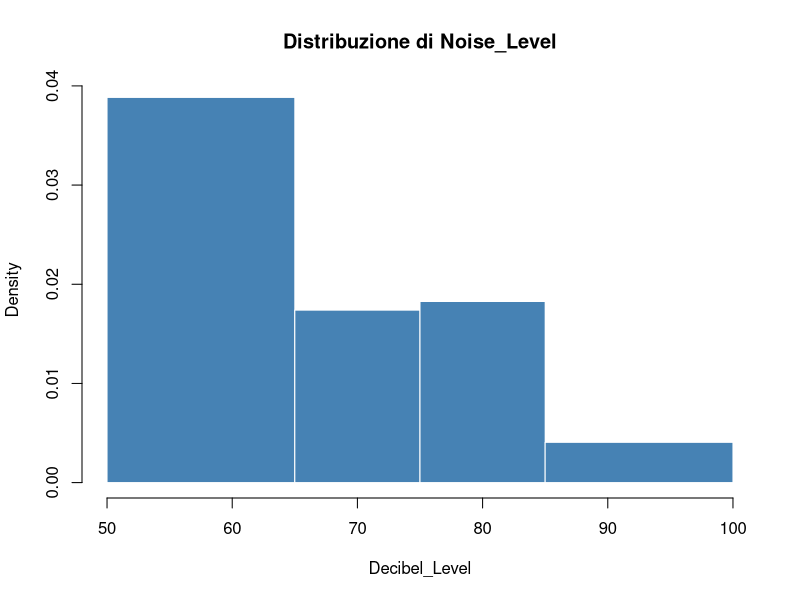
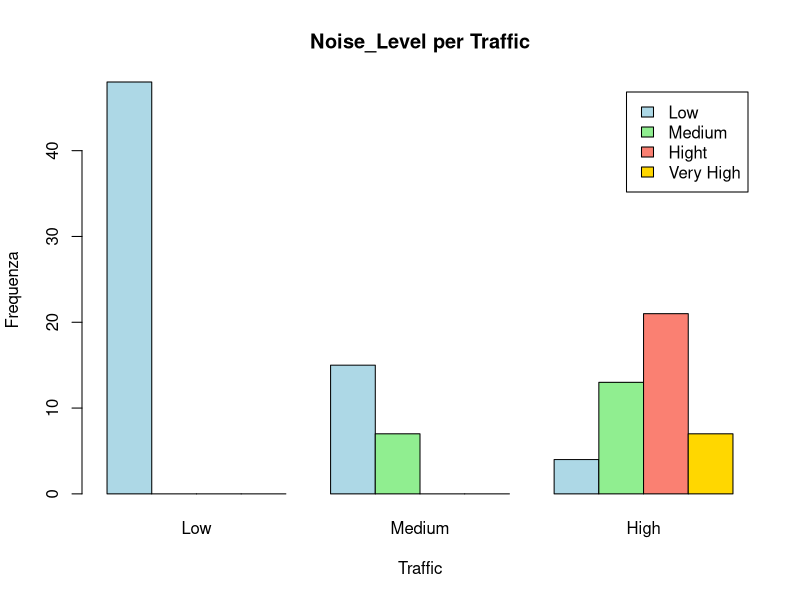
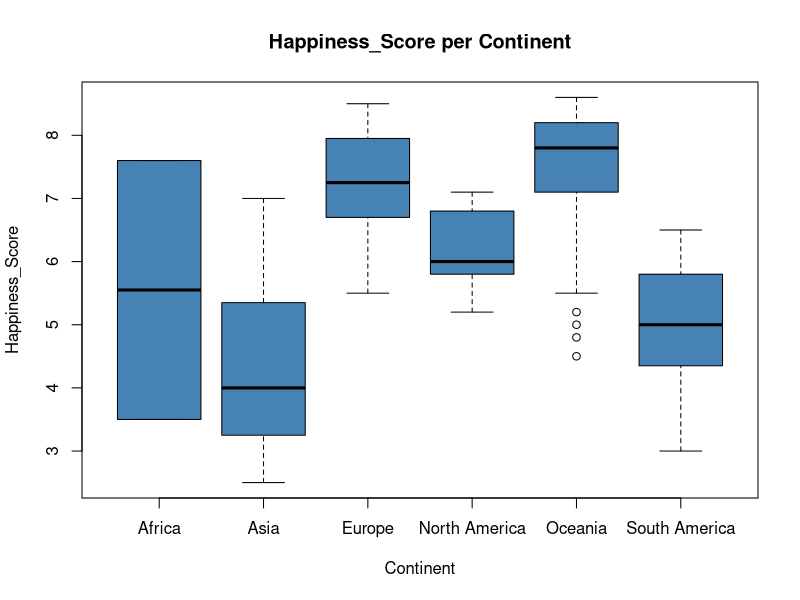
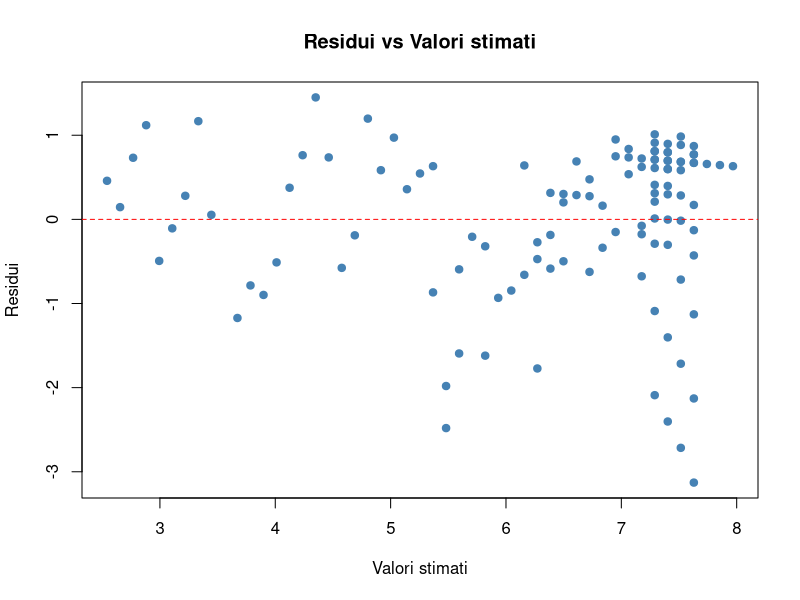
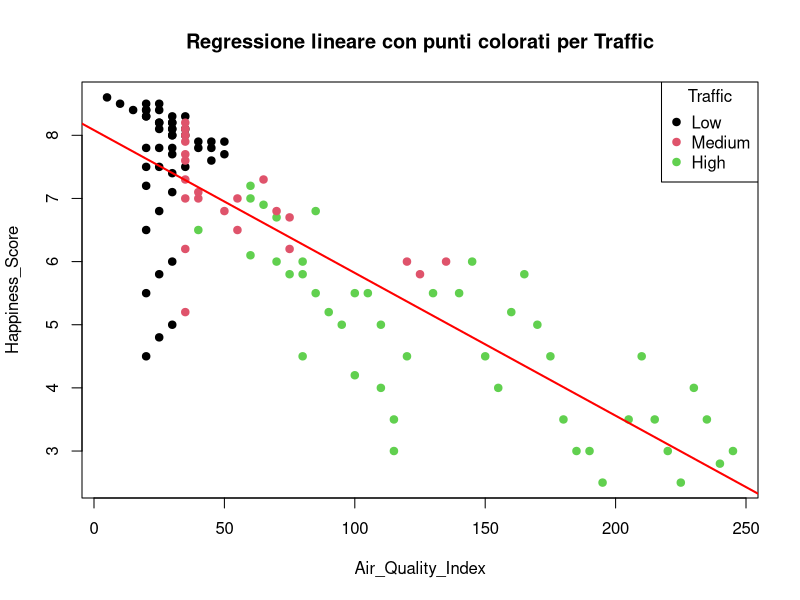
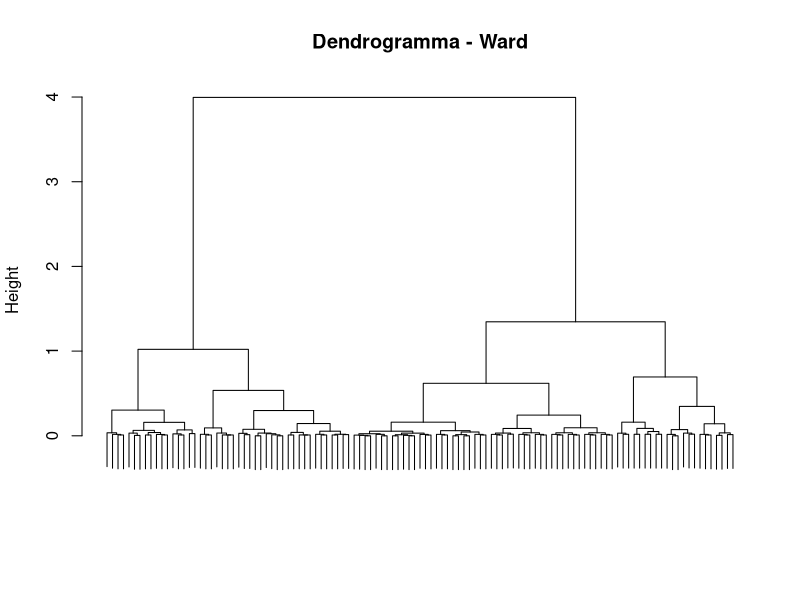

Write the R code that produced these figures, in order.
## ---- chunk 1
# Carico il dataset
dati <- read.csv("datiA.csv")

# Converto -99.00 in NA
dati[dati == -99.00] <- NA

# Controllo NA per variabile
colSums(is.na(dati))

# Rimuovo le righe con NA
dati_clean <- na.omit(dati)

# Seleziono solo anno 2024
dati_2024 <- dati_clean[dati_clean$Year == 2024, ]

# Struttura e dimensione
str(dati_2024)
dim(dati_2024)

## ---- chunk 2
# creazione della variabile Noise_level
dati_2024$Noise_Level <- cut(
  dati_2024$Decibel_Level,
  breaks = c(50, 65, 75, 85, 100),
  right = FALSE,
  labels = c("Low", "Medium", "Hight", "Very High")
)

# Frequenze assolute e relative
freq_ass <- table(dati_2024$Noise_Level)
freq_ass
freq_rel <- prop.table(freq_ass)
freq_ass

# Istogramma
hist(dati_2024$Decibel_Level,
     breaks = c(50, 65, 75, 85, 100),
     right = FALSE,
     main = "Distribuzione di Noise_Level",
     xlab = "Decibel_Level",
     col = "steelblue",
     border = "white")
## ---- chunk 3
# Creo la variabile Traffic accorpando High e Very High
dati_2024$Traffic <- factor(
  dati_2024$Traffic_Density,
  levels = c("Low", "Medium", "High", "Very High"),
  labels = c("Low", "Medium", "High", "High")
)

# Verifico l'ordinamento
levels(dati_2024$Traffic)

# Tabella di contingenxza Noise_Level vs Traffic
tab <- table(dati_2024$Noise_Level, dati_2024$Traffic)
tab

# Grafico a barre affiancate per confrontare le distribuzioni
barplot(tab,
        beside = TRUE,
        legend = TRUE,
        col = c("lightblue", "lightgreen", "salmon", "gold"),
        main = "Noise_Level per Traffic",
        xlab = "Traffic",
        ylab = "Frequenza")

# Calcolo V di Cramer 
chi2 <- chisq.test(tab)$statistic
n <- sum(tab)
k <- min(dim(tab))
V_cramer <- sqrt(chi2 / (n * (k - 1)))
V_cramer

## ---- chunk 4
# Verifica iniziale
table(dati_2024$Continent, dati_2024$Noise_Level)

# Seleziono le osservazioni per Continent = "Europe" e Noise_Level = "Low"
sottoinsieme <- dati_2024[dati_2024$Continent == "Europe" & dati_2024$Noise_Level == "Low", ]

# Mediane
sapply(sottoinsieme[, c("Happiness_Score", "Air_Quality_Index")], median, na.rm = TRUE)

## ---- chunk 5
# Boxplot di Happiness_Score per Continent
boxplot(Happiness_Score ~ Continent,
        data = dati_2024,
        col = "steelblue",
        main = "Happiness_Score per Continent",
        xlab = "Continent",
        ylab = "Happiness_Score")

# Calcolo medie per Continent
tapply(dati_2024$Happiness_Score, dati_2024$Continent, mean)

# Escludo North America, Oceania e Europe
dati_ridotti <- dati_2024[!dati_2024$Continent %in% c("North America", "Oceania", "Europe"), ]

# Nuove medie
tapply(dati_ridotti$Happiness_Score, dati_ridotti$Continent, mean)

# ANOVA per confrontare le medie (opzionale)
summary(aov(Happiness_Score ~ Continent, data = dati_2024))
summary(aov(Happiness_Score ~ Continent, data = dati_ridotti))
## ---- chunk 6
# Modello di regressione lineare semplice
mod6 <- lm(Happiness_Score ~ Air_Quality_Index, data = dati_2024)
summary(mod6)

## ---- chunk 7
# Coefficiente di correlazione
correlazione <- cor(dati_2024$Air_Quality_Index, dati_2024$Happiness_Score)
correlazione

# R^2 come quadrato della correlazione
R2_da_cor <- correlazione^2
R2_da_cor

# R^2 dal modello
summary(mod6)$r.squared

## ---- chunk 8
# Grafico dei residui vs valori stimati
plot(fitted(mod6), residuals(mod6),
     xlab = "Valori stimati",
     ylab = "Residui",
     main = "Residui vs Valori stimati",
     pch = 19,
     col = "steelblue")
abline(h = 0, col = "red", lty = 2)

# Identifico le osservazioni con residuo minore di -2
residui <- residuals(mod6)
indici <- which(residui < -2)
dati_2024[indici, c("City", "Continent", "Happiness_Score", "Air_Quality_Index")]
## ---- chunk 9
# Scatterplot con retta di regressione e colori per Traffic
plot(dati_2024$Air_Quality_Index, 
     dati_2024$Happiness_Score,
     col = as.numeric(dati_2024$Traffic),
     pch = 19,
     xlab = "Air_Quality_Index",
     ylab = "Happiness_Score",
     main = "Regressione lineare con punti colorati per Traffic")

# Aggiungo la retta di regressione
abline(mod6, col = "red", lwd = 2)

# Legenda
legend("topright",
       legend = levels(dati_2024$Traffic),
       col = 1:length(levels(dati_2024$Traffic)),
       pch = 19,
       title = "Traffic")

## ---- chunk 10
# Modello con Air_Quality_Index e il suo quadrato
mod6.4 <- lm(Happiness_Score ~ Air_Quality_Index + I(Air_Quality_Index^2), data = dati_2024)
summary(mod6.4)

# R^2 del modello al punto 6
summary(mod6)$r.squared

# R^2 del modello al punto 6.4
summary(mod6.4)$r.squared

# Verifica affermazione a
R2_diff <- summary(mod6.4)$r.squared - summary(mod6)$r.squared
R2_diff

# Verifica affermazione b (coefficiente di Air_Quality_Index)
coef(mod6.4)[2]

# Verifica affermazione c (predizione per AQI = 5)
predict(mod6.4, newdata = data.frame(Air_Quality_Index = 5))

# Verifica affermazione d (asimmetria dei residui)
library(e1071)
skewness(residuals(mod6.4))

## ---- chunk 11

# Preparo i dati per il clustering (variabili miste)
library(cluster)

# Creo un subset con le variabili da utilizzare
dati_cluster <- dati_2024[, c("Green_Space_Area", "Air_Quality_Index", "Noise_Level", "Traffic")]

# Converto le variabili qualitative in factor
dati_cluster$Noise_Level <- factor(dati_cluster$Noise_Level, 
                                   levels = c("Low", "Medium", "Hight", "Very High"),
                                   ordered = TRUE)
dati_cluster$Traffic <- factor(dati_cluster$Traffic, 
                               levels = c("Low", "Medium", "High"),
                               ordered = TRUE)

# Matrice di dissimilarità con Gower (per dati misti)
gower_dist <- daisy(dati_cluster, metric = "gower")

# Clustering gerarchico con metodo di Ward
hc_ward <- hclust(gower_dist, method = "ward.D2")

# Dendrogramma
plot(hc_ward, labels = FALSE, main = "Dendrogramma - Ward", xlab = "", sub = "")

# Taglio per ottenere 2 cluster
clusters <- cutree(hc_ward, k = 2)
table(clusters)

# Aggiungo i cluster al dataset
dati_2024$cluster_ward <- clusters

# Analisi dei cluster
# 1. Distribuzione di Traffic per cluster
table(dati_2024$Traffic, dati_2024$cluster_ward)

# 2. Distribuzione di Noise_Level per cluster
table(dati_2024$Noise_Level, dati_2024$cluster_ward)

# 3. Medie di Happiness_Score per cluster
tapply(dati_2024$Happiness_Score, dati_2024$cluster_ward, mean)

# 4. Continenti per cluster
table(dati_2024$Continent, dati_2024$cluster_ward)

## ---- chunk 12
# Funzione richiesta
funzione <- function(y, x) 
{
  # Controllo dei tipi
  if (is.numeric(y) && is.character(x)) 
  {
    print("OK: il vettore y è di tipo numeric, mentre x è di tipo character")
  } else {
    stop("Errore: y deve essere numeric e x deve essere character")
  }
  
  # Calcolo del 95-esimo percentile
  p95 <- quantile(y, probs = 0.95, na.rm = TRUE)
  
  # Creazione della variabile z
  z <- ifelse(y < p95, 0, 1)
  
  # Creazione del data frame con y e x
  df <- data.frame(y = y, x = x)
  
  # Selezione delle righe con z == 1
  df_selezionato <- df[z == 1, ]
  
  return(df_selezionato)
}

# Test della funzione
test <- funzione(dati_2024$Happiness_Score, dati_2024$City)
test
